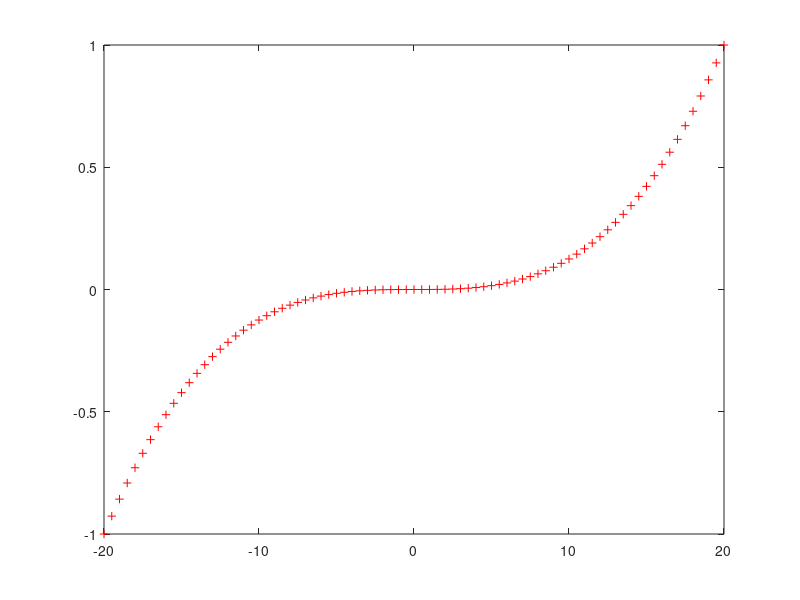

The MATLAB script that drew this image: (Note: this script raises an error after producing the figure.)
% 
% the 4th ANN example ....
% sin functions estimation
% amir - 2020
%

clear
close all
clc

% Generate the matrix of inputs x and targets t.

x = [-20:0.5:20]';
[ndata,dummy] = size(x) ;

y =  x .^ 3 ; 
y = y ./ max(abs(y)) ;
figure(1) ;
plot(x,y,'r+') ;
 
% Set up network parameters.
net = mlp(1, 5, 1, 'linear');
% pause
% Set up vector of options for the optimiser.
options = zeros(1,18);
options(1) = 1;			% This provides display of error values.
options(9)= 1;			% Check the gradient calculations.
options(14) = 300;		% Number of training cycles. 


% Train using scaled conjugate gradients.
[net, options] = netopt(net, options, x, y, 'scg');
% Plot the trained network predictions.
pv = [-19:0.05:19]';
y2 = mlpfwd(net, pv);
figure(2) 
plot(pv, y2, '.b')
hold on
plot(x,y,'r+') ;
title('red = training , blue = testing samples') ;

return
